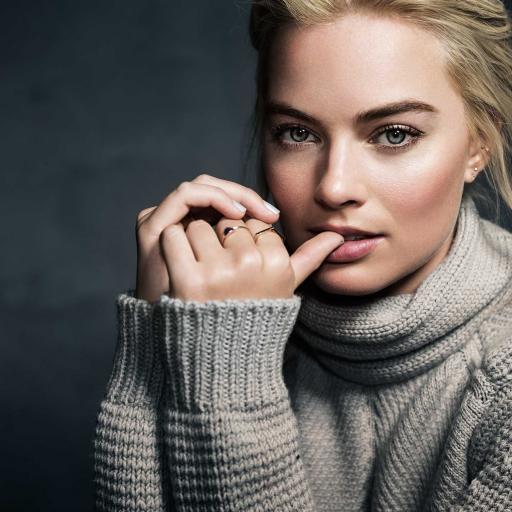
//> input picture margot-robbie-1024.jpg, 1024 x 1024 px (shown at 1/2 size)
$ ./main   (built with g++ and OpenCV 4)
//> lines starting //> are read from the running program, lines starting //| are printed output that depends on the picture
#include <iostream>
#include <stdio.h>
#include <opencv2/opencv.hpp>
using namespace cv;
Mat image1024;

void openCVMethod(){
    Mat image512;
    Mat image256;
    Mat image128;
    Mat image64;
    Mat image32;
    if(image1024.cols==1024 and image1024.rows==1024){
        cv::resize(image1024, image512, cv::Size(), 0.5, 0.5);
    }
    cv::resize(image512, image256, cv::Size(), 0.5, 0.5);
    cv::resize(image256, image128, cv::Size(), 0.5, 0.5);
    cv::resize(image128, image64, cv::Size(), 0.5, 0.5);
    cv::resize(image64, image32, cv::Size(), 0.5, 0.5);
    imshow("1024x1024",image1024);
    imshow("512x512resize", image512);
    imshow("256x256resize", image256);
    imshow("128x128resize", image128);
    imshow("64x64resize", image64);
    imshow("32x32resize", image32);
    cv::resize(image32, image64, cv::Size(), 2, 2);
    cv::resize(image64, image128, cv::Size(), 2, 2);
    cv::resize(image128, image256, cv::Size(), 2, 2);
    cv::resize(image256, image512, cv::Size(), 2, 2);
    cv::resize(image512, image1024, cv::Size(), 2, 2);
    imshow("8 bit v2",image1024);
    imshow("512 v2", image512);
    imshow("256 v2", image256);
    imshow("128 v2", image128);
    imshow("64 v2", image64);
    imshow("32 v2", image32);
}

Mat toIncrease(Mat image){ // увеличить
    int cols = image.cols*2;
    int rows = image.rows*2;
    Mat out(rows, cols, CV_8UC1, Scalar(0));
    for (int y = 0; y < rows; y++){
        for (int x = 0; x < cols; x++){
            out.at<uchar>(y,x)=image.at<uchar>(y/2,x/2);
        }
    }
    return out;
}
Mat toDecrease(Mat image){ //уменшить
    int cols = image.cols;
    int rows = image.rows;
    Mat out(rows/2, cols/2, CV_8UC1, Scalar(0));
    for (int y = 0; y < rows; y++){
        for (int x = 0; x < cols; x++){
            if(y%2==0&&x%2==0){
                out.at<uchar>(y/2,x/2)=image.at<uchar>(y,x);
            }
        }
    }
    return out;
}
void myMethod(){
    Mat im1024 = image1024.clone();
    Mat im512 = toDecrease(im1024);
    Mat im256 = toDecrease(im512);
    Mat im128 = toDecrease(im256);
    Mat im64 = toDecrease(im128);
    Mat im32 = toDecrease(im64);
    imshow("1024x1024", im1024);
    imshow("512x512decrease", im512);
    imshow("256x256decrease", im256);
    imshow("128x128decrease", im128);
    imshow("64x64decrease", im64);
    imshow("32x32decrease", im32);
    im64 = toIncrease(im32);
    im128 = toIncrease(im64);
    im256 = toIncrease(im128);
    im512 = toIncrease(im256);
    im1024 = toIncrease(im512);
    imshow("64x64increase", im64);
    imshow("128x128increase", im128);
    imshow("256x256increase", im256);
    imshow("512x512increase", im512);
    imshow("1024x1024increase", im1024);
}

int main(int argc) {
    image1024 = imread("/home/baiysh/ClionProjects/tokbaiZad2/margot-robbie-1024.jpg", CV_8U);
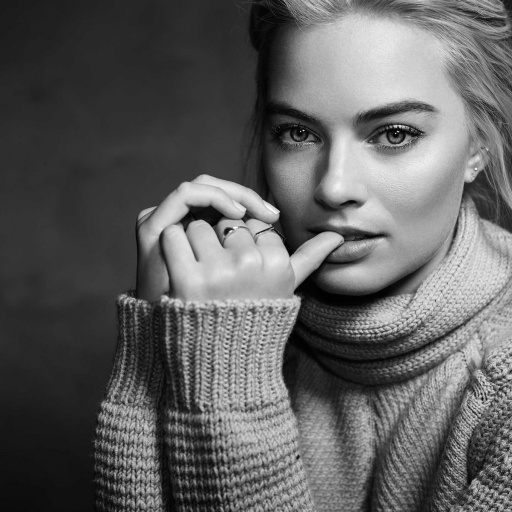
//> image1024: 1024 rows x 1024 cols, CV_8UC1 (shown at 1/2 size); min 0, max 255, mean 95.8
    if(!image1024.data){
        return -1;
    }
    //openCVMethod(); выбираем метод
    myMethod();
//> after the loop in toDecrease, `for (int y = 0; y < rows; y++)`:
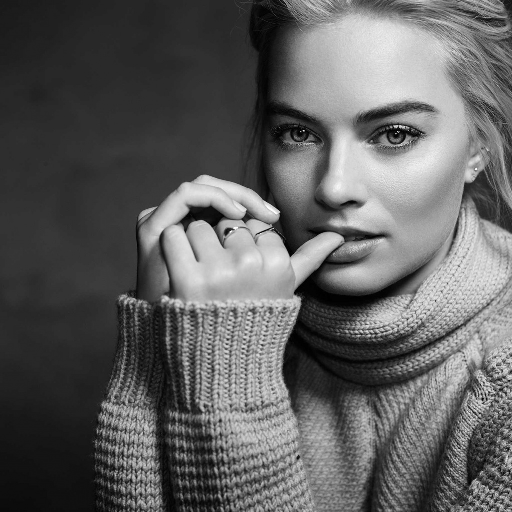
//> out: 512 rows x 512 cols, CV_8UC1; min 0, max 255, mean 95.7
//> after the loop in toDecrease (call 2), `for (int y = 0; y < rows; y++)`:
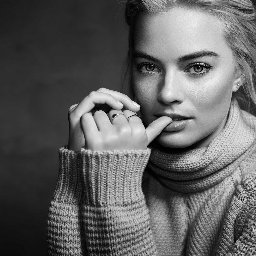
//> out: 256 rows x 256 cols, CV_8UC1; min 0, max 254, mean 95.7
//> after the loop in toDecrease (call 3), `for (int y = 0; y < rows; y++)`:
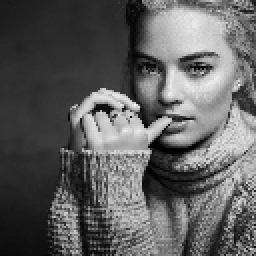
//> out: 128 rows x 128 cols, CV_8UC1 (shown 2 times larger); min 0, max 249, mean 95.5
//> after the loop in toDecrease (call 4), `for (int y = 0; y < rows; y++)`:
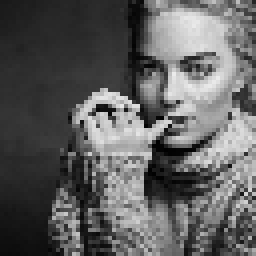
//> out: 64 rows x 64 cols, CV_8UC1 (shown 4 times larger); min 0, max 235, mean 95.3
//> after the loop in toDecrease (call 5), `for (int y = 0; y < rows; y++)`:
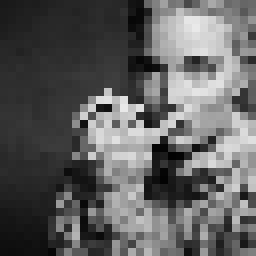
//> out: 32 rows x 32 cols, CV_8UC1 (shown 8 times larger); min 2, max 233, mean 95.4
    waitKey(0);
    return 0;
}
